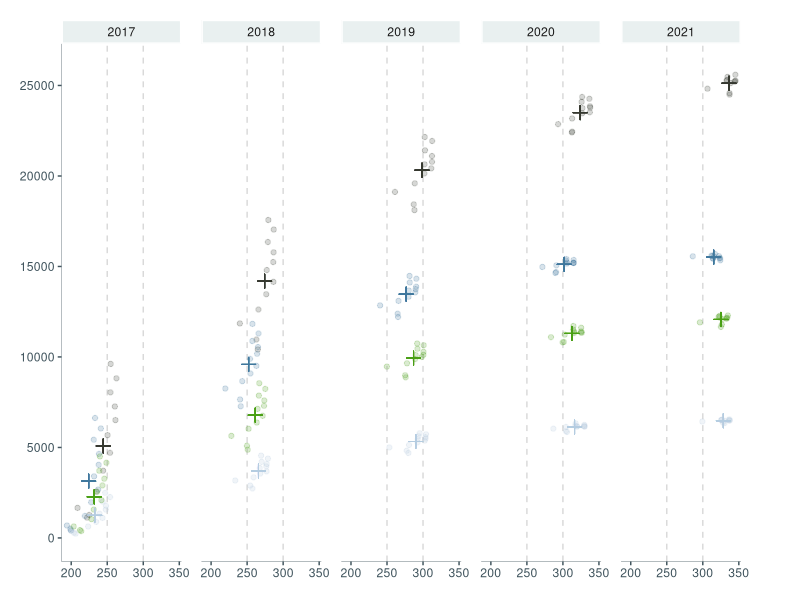

Write R code to recreate this figure.
# Libraries
library(readxl) # importing .xlsx files
library(tidyverse) # general data manipulation, visualisation, etc
library(lubridate) # working with date-data

# Data import and transformation
df_full = read_excel("df_tv.xlsx")
df_full = df_full %>% 
  filter(n_vm != 0, m_vm != 0) %>% # exclude rows with zeroes
  mutate(aeg = date(aeg), # into date format
         kuu = month(aeg), # extract month (nr)
         aasta = year(aeg), # extract year
         maakond = str_replace(maakond, " maakond", "") # remove " maakond" from county name
         ) %>%
  filter(aasta != 2016) # exclude 2016, because it has incomplete data

# Data that have (1) selected counties and (2) aggregated work capability allowance data
df = df_full %>% filter(maakond %in% c("Harju", "Tartu", "Ida-Viru", "Pärnu"),
                        tv_ulatus == "Kokku") 

# Data across (selected) counties and years
df_aasta = df %>% select(maakond, aasta, n_vm, m_vm) %>% 
  group_by(maakond, aasta) %>%
  summarize(N = n_vm, # N of recipients for each month per year per county
            M = m_vm, # average allowance per each month per year per county
            N_nvm = mean(n_vm), # average number of recipients per county and year
            M_mvm = mean(m_vm) # average allowance per county and year
            ) %>%
  mutate(maakond = as.factor(maakond),
         maakond = fct_relevel(maakond, c("Harju", "Ida-Viru", "Tartu", "Pärnu")))

# Palette - something that works well with the poster
palette = c("#35382f", "#3f779d", "#499f14", "#b4cce0")

# Plot
pdf(file = "figure1.pdf", width = 7, height = 4)
ggplot(df_aasta, aes(x = M, y = N, col = maakond)) + 
  geom_vline(xintercept = c(250, 300), size = 0.5, color = "#d9d9d9", linetype = "dashed") +
  geom_point(alpha = 0.2) + # the averages per year/county
  scale_color_manual(values = palette) +
  geom_point(data = df_aasta, aes(x = M_mvm, y = N_nvm, col = maakond), 
             size = 3, shape = 3) + # each month per year per county
  labs(x = NULL, y = NULL) + # axes and title produced in Canva
#  labs(x = "Average size of allowance (€)", 
 #      y = "(Average) Number of recipients",
     #  title = "The increase of the average work capability allowance\nand the number of recipients over time",
     #    "Töövõimetustoetuste suuruse ja toetuse saajate arvu kasv ajas",
     #  subtitle = "The number of recipients is less dependent on month (individual dot) of the year"
  #   ) + 
  scale_y_continuous(limits = c(0, 26000), breaks = seq(0, 26000, 5000)) +
  theme_classic() +
 facet_grid(.~aasta) +
  theme(legend.title = element_blank(),
        legend.text = element_blank(),
        legend.position = "none",
        strip.background = element_rect(colour = "white",
                                        fill = "#e9f0f0"), # remove boxes from facet labels
        axis.line = element_line(size = .13, color = "#40545d"),
        axis.ticks.x = element_line(size = 0.5, color = "#40545d"),
        axis.ticks.y = element_line(size = 0.5, color = "#40545d"),
        axis.text = element_text(color = "#40545d"), 
        panel.spacing.x = unit(1, "lines"), # panel spacing
        plot.margin=unit(c(t = 0.5, r = 1.5, b = 0.5,l = 0.5),"cm") # margin (whitespace around the plot)
        )
dev.off()

# the BIG number value (% increase of monthly work allowance recipients in 2021 compared to 2017)
df_value = df_aasta %>% filter(aasta %in% c(2017, 2021)) %>%
  group_by(aasta) %>%
  summarize(N_avg = mean(N))

(df_value$N_avg[2] - df_value$N_avg[1])/df_value$N_avg[1]*100 # % of monthly recipient increase
